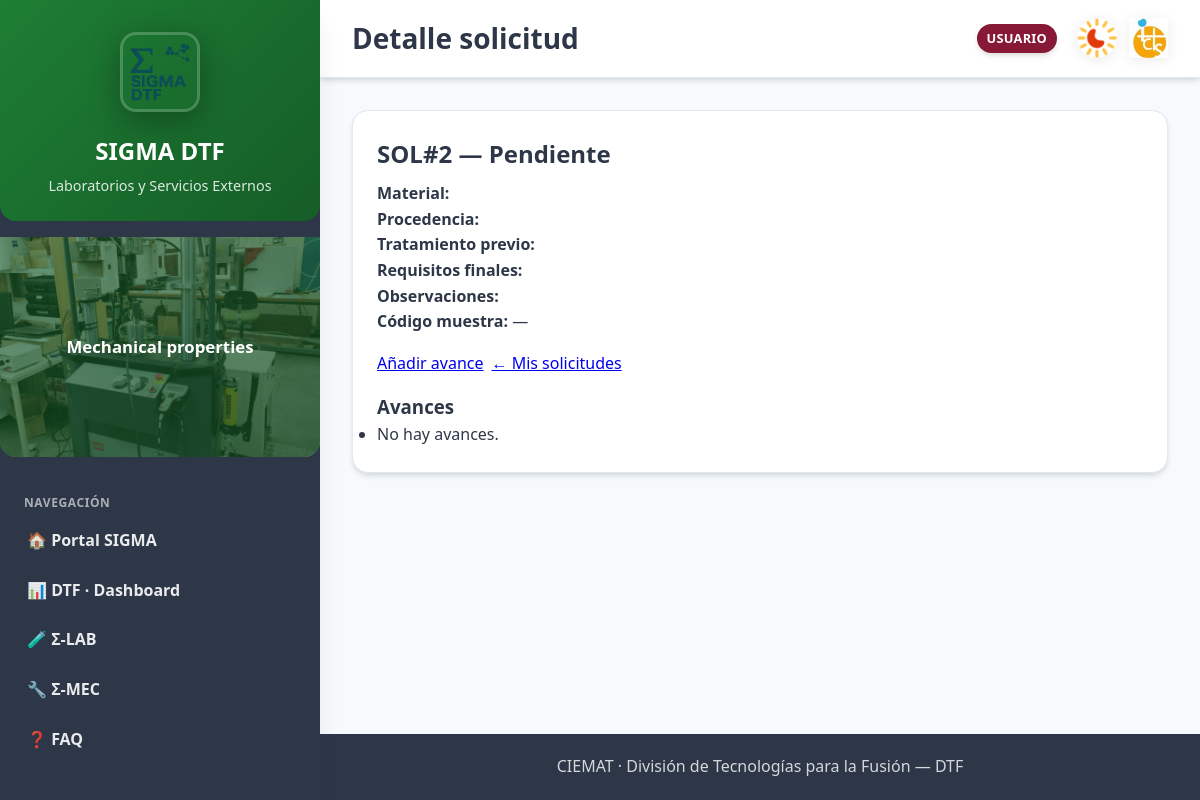
/dtf/lab/requests/2/ (signed in), run on the app's committed database.
### sigmalab/models.py (models this page shows, shortened)
class Solicitud(models.Model):
    class Estado(models.TextChoices):
        PENDIENTE  = "pendiente",  "Pendiente"
        ACEPTADA   = "aceptada",   "Aceptada"
        RECHAZADA  = "rechazada",  "Rechazada"
        EN_CURSO   = "en_curso",   "En curso"
        FINALIZADA = "finalizada", "Finalizada"
    solicitante = models.ForeignKey(
        settings.AUTH_USER_MODEL, on_delete=models.PROTECT, related_name="solicitudes"
    )
    tecnico_asignado = models.ForeignKey(
        settings.AUTH_USER_MODEL,
        on_delete=models.PROTECT,
        null=True,
        blank=True,
        related_name="solicitudes_asignadas",
    )
    material = models.CharField(max_length=200, blank=True)
    procedencia = models.CharField(max_length=200, blank=True)
    tratamiento_previo = models.CharField(max_length=200, blank=True)
    requisitos_finales = models.TextField(blank=True)
    observaciones = models.TextField(blank=True)
    corte = models.BooleanField(default=False)
    empastillado = models.BooleanField(default=False)
    lijado = models.BooleanField(default=False)
    pulido = models.BooleanField(default=False)
    electropulido = models.BooleanField(default=False)
    trat_quimico = models.BooleanField(default=False)
    trat_termico = models.BooleanField(default=False)
    estado = models.CharField(max_length=20, choices=Estado.choices, default=Estado.PENDIENTE)
    codigo_muestra = models.CharField(
        max_length=20, blank=True, null=True, help_text="Se puede asignar al aceptar (p.ej. 25-001)"
    )
    creado_en = models.DateTimeField(auto_now_add=True)
    actualizado_en = models.DateTimeField(auto_now=True)
    aceptado_en = models.DateTimeField(null=True, blank=True)
    finalizado_en = models.DateTimeField(null=True, blank=True)
    class Meta:
        ordering = ["-creado_en"]
        verbose_name = "Solicitud"
        verbose_name_plural = "Solicitudes"

### sigmalab/views_requests.py (the view)
# urls.py: path("requests/<int:pk>/", req.detalle_solicitud, name="detalle-solicitud"),
@login_required_dtf
def detalle_solicitud(request, pk):
    sol = get_object_or_404(Solicitud, pk=pk)
    if sol.solicitante != request.user and not is_tecnico(request.user):
        messages.error(request, "No tienes permiso para ver esta solicitud.")
        return redirect("sigmalab:mis-solicitudes")
    avances = sol.avances.all()
    return render(request, "sigmalab/solicitudes/detalle.html", {"solicitud": sol, "avances": avances})

### icts/context_processors.py (called while the page is built)
def icts_ui(request):
    user = request.user
    role = ""
    if user.is_authenticated:
        if user.is_superuser:
            role = "Admin"
        elif user.groups.filter(name__iexact="managers").exists():
            role = "Manager"
        elif user.groups.filter(name__iexact="responsables").exists():
            role = "Responsable"
        elif user.groups.filter(name__iexact="revisores").exists():
            role = "Revisor"
        else:
            role = "Usuario"
    return {"icts_role_name": role}

### sigmalab/context_processors.py (called while the page is built)
def lab_role(request):
    role = None
    if request.user.is_authenticated:
        if (request.user.is_superuser
            or request.user.groups.filter(name="Técnicos Σ-LAB").exists()):
            role = "TECNICO"
        else:
            role = "USUARIO"
    return {"LAB_ROLE": role}

### sigmalab/templates/sigmalab/solicitudes/detalle.html (shortened to what this page needs)
{% extends "base_dtf.html" %}
{% block page_title %}Detalle solicitud{% endblock %}
{% block content %}
<div class="card">
  <h2 style="margin:0 0 .5rem">SOL#{{ solicitud.pk }} — {{ solicitud.get_estado_display }}</h2>
  <p><strong>Material:</strong> {{ solicitud.material }}</p>
  <p><strong>Procedencia:</strong> {{ solicitud.procedencia }}</p>
  <p><strong>Tratamiento previo:</strong> {{ solicitud.tratamiento_previo }}</p>
  <p><strong>Requisitos finales:</strong> {{ solicitud.requisitos_finales|linebreaksbr }}</p>
  <p><strong>Observaciones:</strong> {{ solicitud.observaciones|linebreaksbr }}</p>
  <p><strong>Código muestra:</strong> {{ solicitud.codigo_muestra|default:"—" }}</p>
  <div style="margin:1rem 0; display:flex; gap:.5rem; flex-wrap:wrap;">
    <a class="cta" href="{% url 'sigmalab:nuevo-avance' solicitud.pk %}">Añadir avance</a>
    <a class="cta" href="{% url 'sigmalab:mis-solicitudes' %}">← Mis solicitudes</a>
  </div>
  <h3>Avances</h3>
  <ul>
    {% for a in avances %}
      {% if a.visible_para_usuario or request.user.is_staff %}
      <li>
        <strong>[{{ a.get_tipo_display }}]</strong>
        {{ a.contenido|linebreaksbr }}
        <small> — {{ a.creado_en|date:"Y-m-d H:i" }} por {{ a.autor.username }}</small>
        {% if a.adjunto %} — <a href="{{ a.adjunto.url }}" target="_blank">Adjunto</a>{% endif %}
      </li>
      {% endif %}
    {% empty %}
      <li>No hay avances.</li>
    {% endfor %}
  </ul>
</div>
{% endblock %}

### data on the page
Solicitud: pk "2", estado "Pendiente", codigo_muestra "—"

### other printed values
{{ LAB_ROLE }} "USUARIO"
